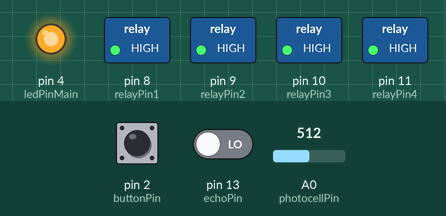
Simulated run of this sketch. Board: Arduino Uno, built with avr-gcc and run on an emulated ATmega328P. On the bench: switched loads named in the sketch (green lamp = pin HIGH), output pins drawn as LEDs (lit = HIGH). The test bench sets the inputs (shaded band); at power-on: pin 2 (buttonPin) LOW, pin 13 (echoPin) LOW, A0 (photocellPin) = 512. Pins used as bus, display or sensor lines are not drawn; what the sketch prints to the serial monitor is not drawn.

Above: at 1.2 s.
1.3 s: pin 2 (buttonPin) pulled HIGH for 1 s
At 4.5 s:
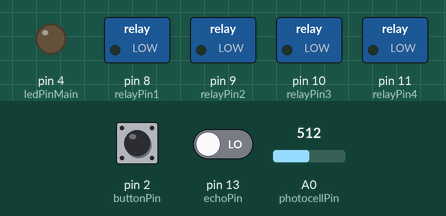
At 14.5 s:
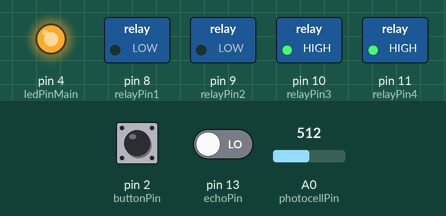
Timing chart, 0 to 15.5 s (numbered marks = the images above; inputs shaded):
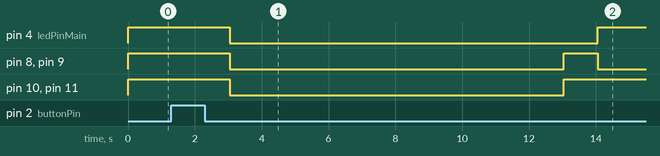

Measured:
- after the input at 1.3 s, pin 4 (ledPinMain): HIGH → LOW after 1.7 s, → HIGH 11.0 s later; pin 8 (relayPin1), pin 9 (relayPin2): HIGH → LOW after 1.7 s instead of 9.8 s; pin 10 (relayPin3), pin 11 (relayPin4): HIGH → LOW after 1.7 s, → HIGH 10.0 s later

The sketch:

autoLum.ino
```cpp
const int buttonPin = 2;
const int ledPinMain =  4;  // indicateur état système
// relais actionnant les LEDs
const int relayPin1 =  8;
const int relayPin2 =  9;
const int relayPin3 =  10;
const int relayPin4 =  11;
// pins du capteur ultra-sons
const int trigPin = 12;
const int echoPin = 13;

int photocellPin = 0; // the cell and 10K pulldown are connected to a0
int photocellReading; // the analog reading from the analog resistor divider

int buttonState = 0;         // variable for reading the pushbutton status

// https://howtomechatronics.com/tutorials/arduino/ultrasonic-sensor-hc-sr04/
// variables ultra-sons
long duration;
int distance;

unsigned long prevMillis = 0;
unsigned long currentMillis = 0;

void setup() {
  pinMode(ledPinMain, OUTPUT);
  pinMode(relayPin1, OUTPUT);
  pinMode(relayPin2, OUTPUT);
  pinMode(relayPin3, OUTPUT);
  pinMode(relayPin4, OUTPUT);

  pinMode(buttonPin, INPUT);

  digitalWrite(ledPinMain, HIGH); // système actif par défaut
  // relais actionné par défaut pour éteindre les 4 LEDS
  digitalWrite(relayPin1, HIGH);
  digitalWrite(relayPin2, HIGH);
  digitalWrite(relayPin3, HIGH);
  digitalWrite(relayPin4, HIGH);

  pinMode(trigPin, OUTPUT);
  pinMode(echoPin, INPUT);

  Serial.begin(9600);
}

void loop() {
  buttonState = digitalRead(buttonPin);
  photocellReading = analogRead(photocellPin);

  currentMillis = millis();

  digitalWrite(trigPin, LOW);
  delayMicroseconds(2000);
  // Sets the trigPin on HIGH state for 10 micro seconds
  digitalWrite(trigPin, HIGH);
  delayMicroseconds(10000);
  digitalWrite(trigPin, LOW);

  // Reads the echoPin, returns the sound wave travel time in microseconds
  duration = pulseIn(echoPin, HIGH);

  // Calculating the distance
  distance = duration * 0.034 / 2;

  // Prints the distance on the Serial Monitor
  Serial.print("Distance: ");
  Serial.println(distance);
  if (buttonState == HIGH && digitalRead(ledPinMain) == HIGH) {
    // cas contrôle manuel
    // indicateur éteins
    digitalWrite(ledPinMain, LOW);
    // actionner les relais
    digitalWrite(relayPin1, LOW);
    digitalWrite(relayPin2, LOW);
    digitalWrite(relayPin3, LOW);
    digitalWrite(relayPin4, LOW);
    delay(10000);
  } else {
    // turn LED off:
    digitalWrite(ledPinMain, HIGH);
  }
  if (buttonState == LOW && digitalRead(ledPinMain) == HIGH && distance<10) {  // contrôle automatique
    Serial.print("Analog reading = ");
    Serial.print(photocellReading); // valeur codée sur 10 bits (0-1023)

    if (photocellReading < 350) {
      if((currentMillis-prevMillis)>10000) {
        digitalWrite(relayPin1, LOW);
        digitalWrite(relayPin2, LOW);
        digitalWrite(relayPin3, LOW);
        digitalWrite(relayPin4, LOW);
        Serial.println(" - Noir");
        prevMillis = currentMillis;
      }
    } else if (photocellReading < 444) {
      if((currentMillis-prevMillis)>10000) {
        digitalWrite(relayPin1, LOW);
        digitalWrite(relayPin2, LOW);
        digitalWrite(relayPin3, LOW);
        digitalWrite(relayPin4, HIGH);
        Serial.println(" - Sombre");
        prevMillis = currentMillis;
      }
    } else if (photocellReading < 555) {
      if((currentMillis-prevMillis)>10000) {
        digitalWrite(relayPin1, LOW);
        digitalWrite(relayPin2, LOW);
        digitalWrite(relayPin3, HIGH);
        digitalWrite(relayPin4, HIGH);
        Serial.println(" - Lumiere");
        prevMillis = currentMillis;
      }
    } else if (photocellReading < 666) {
      if((currentMillis-prevMillis)>10000) {
        digitalWrite(relayPin1, LOW);
        digitalWrite(relayPin2, HIGH);
        digitalWrite(relayPin3, HIGH);
        digitalWrite(relayPin4, HIGH);
        Serial.println(" - Lumineux");
        prevMillis = currentMillis;
      }
    } else {
      if((currentMillis-prevMillis)>10000) {
        digitalWrite(relayPin1, HIGH);
        digitalWrite(relayPin2, HIGH);
        digitalWrite(relayPin3, HIGH);
        digitalWrite(relayPin4, HIGH);
        Serial.println(" - Tres lumineux");
        prevMillis = currentMillis;
      }
    }
  } else if((currentMillis-prevMillis)>10000) {
      Serial.println("Salle devenu deserte");
      digitalWrite(relayPin1, HIGH);
      digitalWrite(relayPin2, HIGH);
      digitalWrite(relayPin3, HIGH);
      digitalWrite(relayPin4, HIGH);
  } else {
    Serial.println("Salle devenu deserte");
      digitalWrite(relayPin1, HIGH);
      digitalWrite(relayPin2, HIGH);
      digitalWrite(relayPin3, HIGH);
      digitalWrite(relayPin4, HIGH);
  }
}
```
